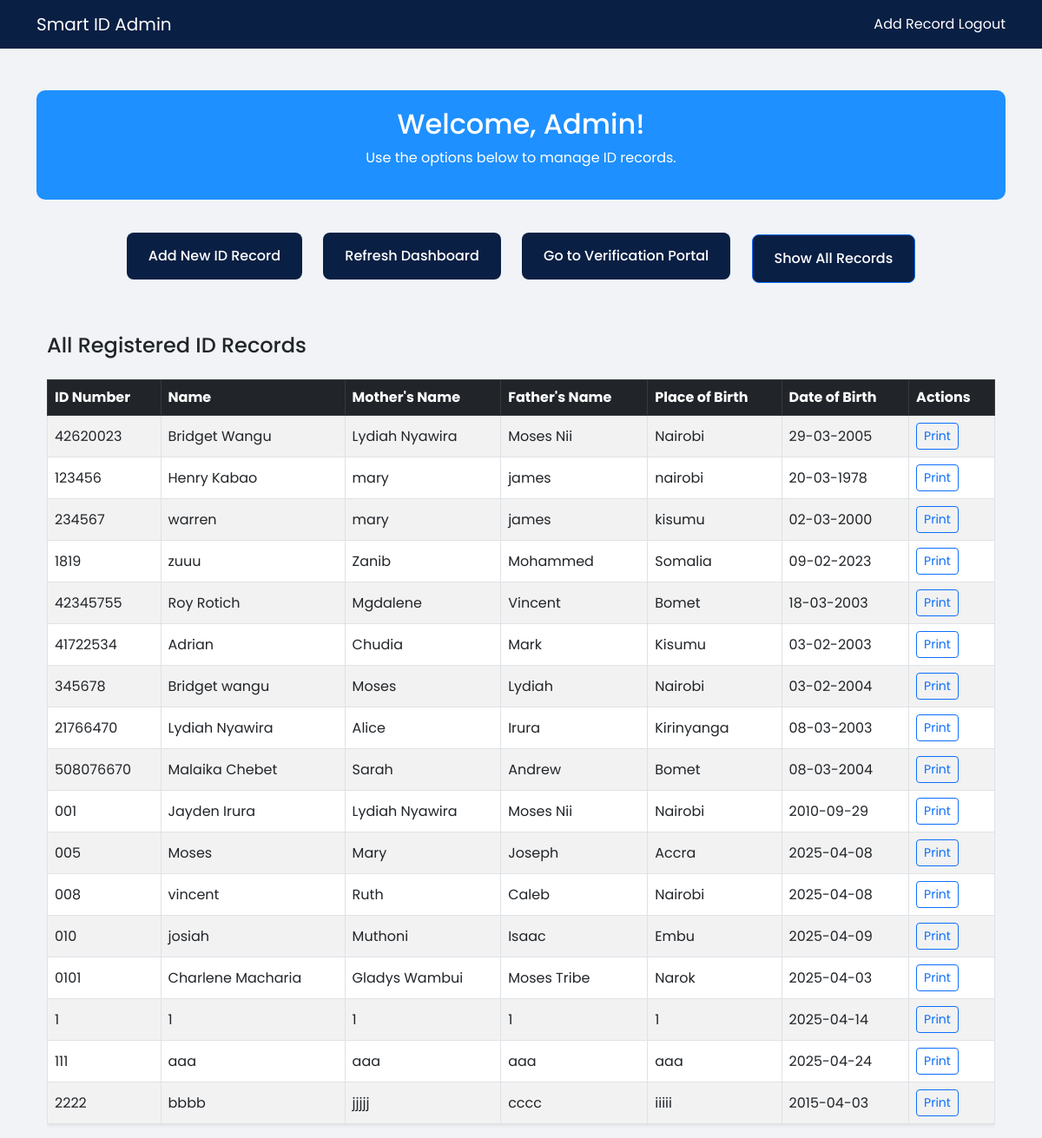
The page /dashboard?show=1 (signed in) on the database its author committed.
### tables this page shows
CREATE TABLE ids (
    id_number TEXT PRIMARY KEY,
    name TEXT,
    dob TEXT,
    father TEXT,
    mother TEXT,
    place TEXT
, date_added TEXT);

### app.py (the view)
@app.route('/dashboard')
def dashboard():
    if not session.get('admin'):
        return redirect(url_for('admin_login'))
    show = request.args.get('show')
    records = []
    if show == '1':
        conn = get_db_connection()
        records = conn.execute('SELECT * FROM ids').fetchall()
        conn.close()
    return render_template('dashboard.html', records=records)

### app.py (called while the page is built)
def get_db_connection():
    conn = sqlite3.connect('database.db')
    conn.row_factory = sqlite3.Row
    return conn

### templates/dashboard.html (shortened to what this page needs)
<!DOCTYPE html>
<html lang="en">
<head>
    <link href="https://cdn.jsdelivr.net/npm/bootstrap@5.3.0/dist/css/bootstrap.min.css" rel="stylesheet">
</head>
<body>
<nav class="navbar navbar-expand-lg">
    <div class="container">
        <a class="navbar-brand" href="#">Smart ID Admin</a>
        <div>
            <a href="{{ url_for('add_record') }}" class="nav-link d-inline">Add Record</a>
            <a href="{{ url_for('logout') }}" class="nav-link d-inline">Logout</a>
        </div>
    </div>
</nav>
<div class="container mt-5">
    <div class="dashboard-header text-center mb-4">
        <h2>Welcome, Admin!</h2>
        <p>Use the options below to manage ID records.</p>
    </div>
<div class="dashboard-links text-center">
    <a href="{{ url_for('add_record') }}">Add New ID Record</a>
    <a href="{{ url_for('dashboard') }}">Refresh Dashboard</a>
    <a href="{{ url_for('index') }}">Go to Verification Portal</a>
    <a href="{{ url_for('dashboard', show=1) }}" class="btn btn-primary mt-3">Show All Records</a>
</div>
{% if records %}
<div class="container mt-5">
    <div class="table-responsive">
        <h4 class="mb-4">All Registered ID Records</h4>
        <table class="table table-bordered table-striped align-middle shadow-sm">
            <thead class="table-dark">
                <tr>
                    <th scope="col">ID Number</th>
                    <th scope="col">Name</th>
                    <th scope="col">Mother's Name</th>
                    <th scope="col">Father's Name</th>
                    <th scope="col">Place of Birth</th>
                    <th scope="col">Date of Birth</th>
                    <th scope="col">Actions</th>
                </tr>
            </thead>
            <tbody>
                {% for record in records %}
                <tr>
                    <td>{{ record['id_number'] }}</td>
                    <td>{{ record['name'] }}</td>
                    <td>{{ record['mother'] }}</td>
                    <td>{{ record['father'] }}</td>
                    <td>{{ record['place'] }}</td>
                    <td>{{ record['dob'] }}</td>
                    <td>
                        <a href="{{ url_for('print_record', id_number=record['id_number']) }}" class="btn btn-sm btn-outline-primary">Print</a>
                    </td>
                </tr>
                {% endfor %}
            </tbody>
        </table>
    </div>
</div>
{% endif %}
    </div>
</body>
</html>

### templates/dashboard.html (style rules this page uses)
body { font-family: 'Poppins', sans-serif; background-color: #f1f3f6; }
.navbar { background-color: #0a1f44; }
.navbar-brand, .nav-link { color: #ffffff !important; }
.dashboard-header { background-color: #1e90ff; color: white; padding: 20px; border-radius: 10px; }
.dashboard-links a { margin: 10px; padding: 15px 25px; border-radius: 8px; font-weight: 500; text-decoration: none; background-color: #0a1f44; color: white; display: inline-block; transition: 0.3s; }

### rows shown on the page
ids: id_number "42620023", name "Bridget Wangu", mother "Lydiah Nyawira", father "Moses Nii", place "Nairobi", dob "29-03-2005"
ids: id_number "123456", name "Henry Kabao", mother "mary", father "james", place "nairobi", dob "20-03-1978"
ids: id_number "234567", name "warren", mother "mary", father "james", place "kisumu", dob "02-03-2000"
ids: id_number "1819", name "zuuu", mother "Zanib", father "Mohammed", place "Somalia", dob "09-02-2023"
ids: id_number "42345755", name "Roy Rotich", mother "Mgdalene", father "Vincent", place "Bomet", dob "18-03-2003"
ids: id_number "41722534", name "Adrian", mother "Chudia", father "Mark", place "Kisumu", dob "03-02-2003"
ids: id_number "345678", name "Bridget wangu", mother "Moses", father "Lydiah", place "Nairobi", dob "03-02-2004"
ids: id_number "21766470", name "Lydiah Nyawira", mother "Alice", father "Irura", place "Kirinyanga", dob "08-03-2003"
ids: id_number "508076670", name "Malaika Chebet", mother "Sarah", father "Andrew", place "Bomet", dob "08-03-2004"
ids: id_number "001", name "Jayden Irura", mother "Lydiah Nyawira", father "Moses Nii", place "Nairobi", dob "2010-09-29"
ids: id_number "005", name "Moses", mother "Mary", father "Joseph", place "Accra", dob "2025-04-08"
ids: id_number "008", name "vincent", mother "Ruth", father "Caleb", place "Nairobi", dob "2025-04-08"
ids: id_number "010", name "josiah", mother "Muthoni", father "Isaac", place "Embu", dob "2025-04-09"
ids: id_number "0101", name "Charlene Macharia", mother "Gladys Wambui", father "Moses Tribe", place "Narok", dob "2025-04-03"
ids: id_number "1", name "1", mother "1", father "1", place "1", dob "2025-04-14"
ids: id_number "111", name "aaa", mother "aaa", father "aaa", place "aaa", dob "2025-04-24"
ids: id_number "2222", name "bbbb", mother "jjjjj", father "cccc", place "iiiii", dob "2015-04-03"
